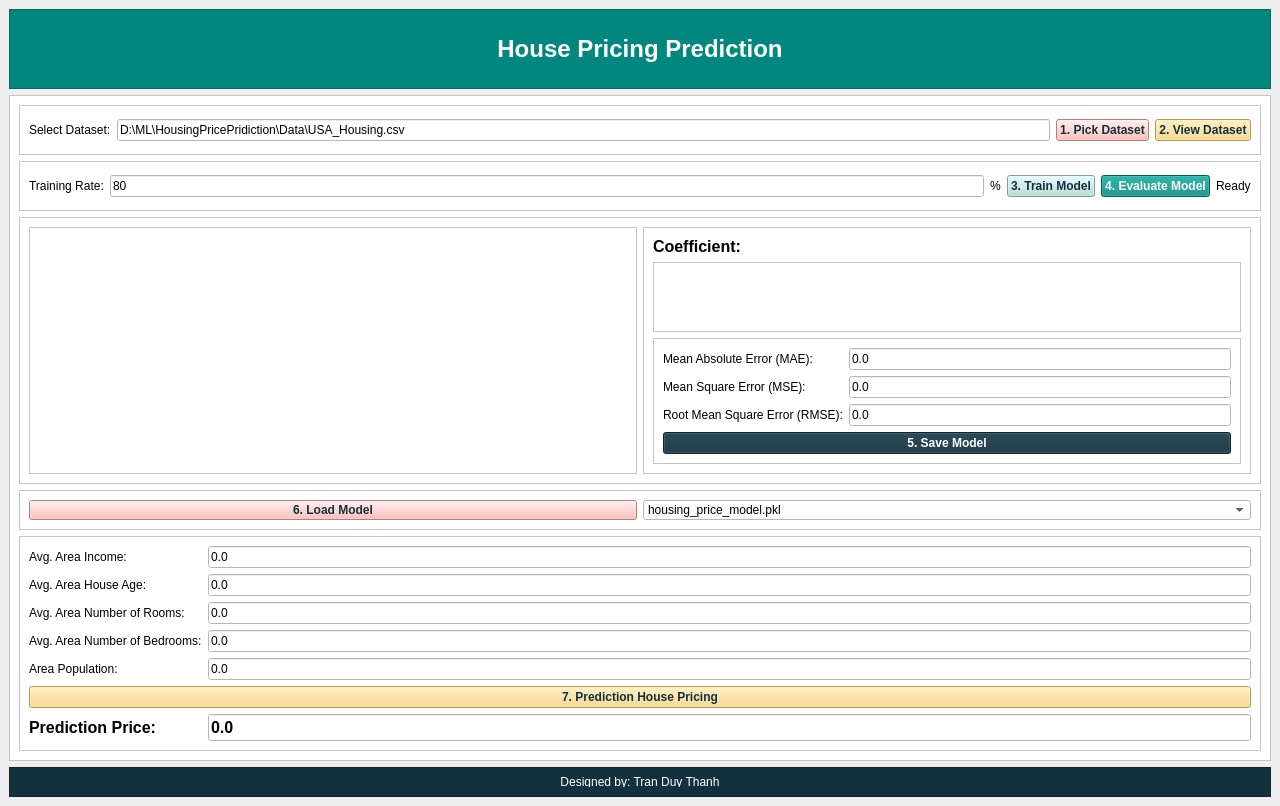
<?xml version="1.0" encoding="UTF-8"?>
<ui version="4.0">
 <class>MainWindow</class>
 <widget class="QMainWindow" name="MainWindow">
  <property name="geometry">
   <rect>
    <x>0</x>
    <y>0</y>
    <width>1280</width>
    <height>800</height>
   </rect>
  </property>
  <property name="windowTitle">
   <string>House Pricing Prediction - Faculty of Information Systems</string>
  </property>
  <widget class="QWidget" name="centralwidget">
   <layout class="QVBoxLayout" name="verticalLayout">
    <item>
     <widget class="QFrame" name="top_panel">
      <property name="minimumSize">
       <size>
        <width>0</width>
        <height>80</height>
       </size>
      </property>
      <property name="styleSheet">
       <string notr="true">background-color: #01877E;</string>
      </property>
      <property name="frameShape">
       <enum>QFrame::StyledPanel</enum>
      </property>
      <property name="frameShadow">
       <enum>QFrame::Raised</enum>
      </property>
      <layout class="QVBoxLayout" name="verticalLayout_2">
       <item>
        <widget class="QLabel" name="title_label">
         <property name="font">
          <font>
           <family>Tahoma</family>
           <pointsize>18</pointsize>
           <weight>75</weight>
           <bold>true</bold>
          </font>
         </property>
         <property name="styleSheet">
          <string notr="true">background-color: #01877E; color: white;</string>
         </property>
         <property name="text">
          <string>House Pricing Prediction</string>
         </property>
         <property name="alignment">
          <set>Qt::AlignCenter</set>
         </property>
        </widget>
       </item>
      </layout>
     </widget>
    </item>
    <item>
     <widget class="QFrame" name="center_panel">
      <property name="styleSheet">
       <string notr="true">background-color: white;</string>
      </property>
      <property name="frameShape">
       <enum>QFrame::StyledPanel</enum>
      </property>
      <property name="frameShadow">
       <enum>QFrame::Raised</enum>
      </property>
      <layout class="QVBoxLayout" name="verticalLayout_3">
       <item>
        <widget class="QFrame" name="choose_dataset_panel">
         <property name="minimumSize">
          <size>
           <width>0</width>
           <height>50</height>
          </size>
         </property>
         <property name="styleSheet">
          <string notr="true">background-color: white;</string>
         </property>
         <property name="frameShape">
          <enum>QFrame::StyledPanel</enum>
         </property>
         <property name="frameShadow">
          <enum>QFrame::Raised</enum>
         </property>
         <layout class="QHBoxLayout" name="horizontalLayout">
          <item>
           <widget class="QLabel" name="dataset_label">
            <property name="text">
             <string>Select Dataset:</string>
            </property>
           </widget>
          </item>
          <item>
           <widget class="QLineEdit" name="choose_dateset_entry">
            <property name="text">
             <string>D:\ML\HousingPricePridiction\Data\USA_Housing.csv</string>
            </property>
           </widget>
          </item>
          <item>
           <widget class="QPushButton" name="choose_dataset_button">
            <property name="styleSheet">
             <string notr="true">background-color: #FFB0A9; color: #13313D; font-weight: bold;</string>
            </property>
            <property name="text">
             <string>1. Pick Dataset</string>
            </property>
           </widget>
          </item>
          <item>
           <widget class="QPushButton" name="view_dataset_button">
            <property name="styleSheet">
             <string notr="true">background-color: #F9D678; color: #13313D; font-weight: bold;</string>
            </property>
            <property name="text">
             <string>2. View Dataset</string>
            </property>
           </widget>
          </item>
         </layout>
        </widget>
       </item>
       <item>
        <widget class="QFrame" name="training_rate_panel">
         <property name="minimumSize">
          <size>
           <width>0</width>
           <height>50</height>
          </size>
         </property>
         <property name="styleSheet">
          <string notr="true">background-color: white;</string>
         </property>
         <property name="frameShape">
          <enum>QFrame::StyledPanel</enum>
         </property>
         <property name="frameShadow">
          <enum>QFrame::Raised</enum>
         </property>
         <layout class="QHBoxLayout" name="horizontalLayout_2">
          <item>
           <widget class="QLabel" name="training_rate_label">
            <property name="text">
             <string>Training Rate:</string>
            </property>
           </widget>
          </item>
          <item>
           <widget class="QLineEdit" name="training_rate_entry">
            <property name="text">
             <string>80</string>
            </property>
           </widget>
          </item>
          <item>
           <widget class="QLabel" name="percent_label">
            <property name="text">
             <string>%</string>
            </property>
           </widget>
          </item>
          <item>
           <widget class="QPushButton" name="train_model_button">
            <property name="styleSheet">
             <string notr="true">background-color: #B6DDDA; color: #13313D; font-weight: bold;</string>
            </property>
            <property name="text">
             <string>3. Train Model</string>
            </property>
           </widget>
          </item>
          <item>
           <widget class="QPushButton" name="evaluate_model_button">
            <property name="styleSheet">
             <string notr="true">background-color: #01877E; color: white; font-weight: bold;</string>
            </property>
            <property name="text">
             <string>4. Evaluate Model</string>
            </property>
           </widget>
          </item>
          <item>
           <widget class="QLabel" name="train_model_result_label">
            <property name="text">
             <string>Ready</string>
            </property>
           </widget>
          </item>
         </layout>
        </widget>
       </item>
       <item>
        <widget class="QFrame" name="evaluate_panel">
         <property name="styleSheet">
          <string notr="true">background-color: white;</string>
         </property>
         <property name="frameShape">
          <enum>QFrame::StyledPanel</enum>
         </property>
         <property name="frameShadow">
          <enum>QFrame::Raised</enum>
         </property>
         <layout class="QHBoxLayout" name="horizontalLayout_3">
          <item>
           <widget class="QTableView" name="tree"/>
          </item>
          <item>
           <widget class="QFrame" name="coefficient_panel">
            <property name="minimumSize">
             <size>
              <width>400</width>
              <height>0</height>
             </size>
            </property>
            <property name="styleSheet">
             <string notr="true">background-color: white;</string>
            </property>
            <property name="frameShape">
             <enum>QFrame::StyledPanel</enum>
            </property>
            <property name="frameShadow">
             <enum>QFrame::Raised</enum>
            </property>
            <layout class="QVBoxLayout" name="verticalLayout_4">
             <item>
              <widget class="QLabel" name="coefficient_detail_label">
               <property name="font">
                <font>
                 <family>Arial</family>
                 <pointsize>12</pointsize>
                 <weight>75</weight>
                 <bold>true</bold>
                </font>
               </property>
               <property name="text">
                <string>Coefficient:</string>
               </property>
              </widget>
             </item>
             <item>
              <widget class="QTextEdit" name="coefficient_detail_text"/>
             </item>
             <item>
              <widget class="QFrame" name="metric_panel">
               <property name="styleSheet">
                <string notr="true">background-color: white;</string>
               </property>
               <property name="frameShape">
                <enum>QFrame::StyledPanel</enum>
               </property>
               <property name="frameShadow">
                <enum>QFrame::Raised</enum>
               </property>
               <layout class="QGridLayout" name="gridLayout">
                <item row="0" column="0">
                 <widget class="QLabel" name="mae_label">
                  <property name="text">
                   <string>Mean Absolute Error (MAE):</string>
                  </property>
                 </widget>
                </item>
                <item row="0" column="1">
                 <widget class="QLineEdit" name="mae_entry">
                  <property name="text">
                   <string>0.0</string>
                  </property>
                  <property name="readOnly">
                   <bool>true</bool>
                  </property>
                 </widget>
                </item>
                <item row="1" column="0">
                 <widget class="QLabel" name="mse_label">
                  <property name="text">
                   <string>Mean Square Error (MSE):</string>
                  </property>
                 </widget>
                </item>
                <item row="1" column="1">
                 <widget class="QLineEdit" name="mse_entry">
                  <property name="text">
                   <string>0.0</string>
                  </property>
                  <property name="readOnly">
                   <bool>true</bool>
                  </property>
                 </widget>
                </item>
                <item row="2" column="0">
                 <widget class="QLabel" name="rmse_label">
                  <property name="text">
                   <string>Root Mean Square Error (RMSE):</string>
                  </property>
                 </widget>
                </item>
                <item row="2" column="1">
                 <widget class="QLineEdit" name="rmse_entry">
                  <property name="text">
                   <string>0.0</string>
                  </property>
                  <property name="readOnly">
                   <bool>true</bool>
                  </property>
                 </widget>
                </item>
                <item row="3" column="0" colspan="2">
                 <widget class="QPushButton" name="savemodel_button">
                  <property name="styleSheet">
                   <string notr="true">background-color: #13313D; color: white; font-weight: bold;</string>
                  </property>
                  <property name="text">
                   <string>5. Save Model</string>
                  </property>
                 </widget>
                </item>
               </layout>
              </widget>
             </item>
            </layout>
           </widget>
          </item>
         </layout>
        </widget>
       </item>
       <item>
        <widget class="QFrame" name="loadmodel_panel">
         <property name="minimumSize">
          <size>
           <width>0</width>
           <height>40</height>
          </size>
         </property>
         <property name="styleSheet">
          <string notr="true">background-color: white;</string>
         </property>
         <property name="frameShape">
          <enum>QFrame::StyledPanel</enum>
         </property>
         <property name="frameShadow">
          <enum>QFrame::Raised</enum>
         </property>
         <layout class="QHBoxLayout" name="horizontalLayout_4">
          <item>
           <widget class="QPushButton" name="loadmodel_button">
            <property name="styleSheet">
             <string notr="true">background-color: #FFB0A9; color: #13313D; font-weight: bold;</string>
            </property>
            <property name="text">
             <string>6. Load Model</string>
            </property>
           </widget>
          </item>
          <item>
           <widget class="QComboBox" name="model_option_menu">
            <item>
             <property name="text">
              <string>housing_price_model.pkl</string>
             </property>
            </item>
           </widget>
          </item>
         </layout>
        </widget>
       </item>
       <item>
        <widget class="QFrame" name="input_prediction_panel">
         <property name="styleSheet">
          <string notr="true">background-color: white;</string>
         </property>
         <property name="frameShape">
          <enum>QFrame::StyledPanel</enum>
         </property>
         <property name="frameShadow">
          <enum>QFrame::Raised</enum>
         </property>
         <layout class="QGridLayout" name="gridLayout_2">
          <item row="0" column="0">
           <widget class="QLabel" name="area_income_label">
            <property name="text">
             <string>Avg. Area Income:</string>
            </property>
           </widget>
          </item>
          <item row="0" column="1">
           <widget class="QLineEdit" name="area_income_entry">
            <property name="text">
             <string>0.0</string>
            </property>
           </widget>
          </item>
          <item row="1" column="0">
           <widget class="QLabel" name="area_house_age_label">
            <property name="text">
             <string>Avg. Area House Age:</string>
            </property>
           </widget>
          </item>
          <item row="1" column="1">
           <widget class="QLineEdit" name="area_house_age_entry">
            <property name="text">
             <string>0.0</string>
            </property>
           </widget>
          </item>
          <item row="2" column="0">
           <widget class="QLabel" name="area_number_of_rooms_label">
            <property name="text">
             <string>Avg. Area Number of Rooms:</string>
            </property>
           </widget>
          </item>
          <item row="2" column="1">
           <widget class="QLineEdit" name="area_number_of_rooms_entry">
            <property name="text">
             <string>0.0</string>
            </property>
           </widget>
          </item>
          <item row="3" column="0">
           <widget class="QLabel" name="area_number_of_bedrooms_label">
            <property name="text">
             <string>Avg. Area Number of Bedrooms:</string>
            </property>
           </widget>
          </item>
          <item row="3" column="1">
           <widget class="QLineEdit" name="area_number_of_bedrooms_entry">
            <property name="text">
             <string>0.0</string>
            </property>
           </widget>
          </item>
          <item row="4" column="0">
           <widget class="QLabel" name="area_population_label">
            <property name="text">
             <string>Area Population:</string>
            </property>
           </widget>
          </item>
          <item row="4" column="1">
           <widget class="QLineEdit" name="area_population_entry">
            <property name="text">
             <string>0.0</string>
            </property>
           </widget>
          </item>
          <item row="5" column="0" colspan="2">
           <widget class="QPushButton" name="prediction_button">
            <property name="styleSheet">
             <string notr="true">background-color: #F9D678; color: #13313D; font-weight: bold;</string>
            </property>
            <property name="text">
             <string>7. Prediction House Pricing</string>
            </property>
           </widget>
          </item>
          <item row="6" column="0">
           <widget class="QLabel" name="prediction_price_label">
            <property name="font">
             <font>
              <family>Arial</family>
              <pointsize>12</pointsize>
              <weight>75</weight>
              <bold>true</bold>
             </font>
            </property>
            <property name="text">
             <string>Prediction Price:</string>
            </property>
           </widget>
          </item>
          <item row="6" column="1">
           <widget class="QLineEdit" name="prediction_price_entry">
            <property name="font">
             <font>
              <family>Arial</family>
              <pointsize>12</pointsize>
              <weight>75</weight>
              <bold>true</bold>
             </font>
            </property>
            <property name="text">
             <string>0.0</string>
            </property>
            <property name="readOnly">
             <bool>true</bool>
            </property>
           </widget>
          </item>
         </layout>
        </widget>
       </item>
      </layout>
     </widget>
    </item>
    <item>
     <widget class="QFrame" name="designedby_panel">
      <property name="minimumSize">
       <size>
        <width>0</width>
        <height>30</height>
       </size>
      </property>
      <property name="styleSheet">
       <string notr="true">background-color: #13313D;</string>
      </property>
      <property name="frameShape">
       <enum>QFrame::StyledPanel</enum>
      </property>
      <property name="frameShadow">
       <enum>QFrame::Raised</enum>
      </property>
      <layout class="QVBoxLayout" name="verticalLayout_5">
       <item>
        <widget class="QLabel" name="designedby_label">
         <property name="styleSheet">
          <string notr="true">background-color: #13313D; color: white;</string>
         </property>
         <property name="text">
          <string>Designed by: Tran Duy Thanh</string>
         </property>
         <property name="alignment">
          <set>Qt::AlignCenter</set>
         </property>
        </widget>
       </item>
      </layout>
     </widget>
    </item>
   </layout>
  </widget>
 </widget>
 <resources/>
 <connections/>
</ui>
